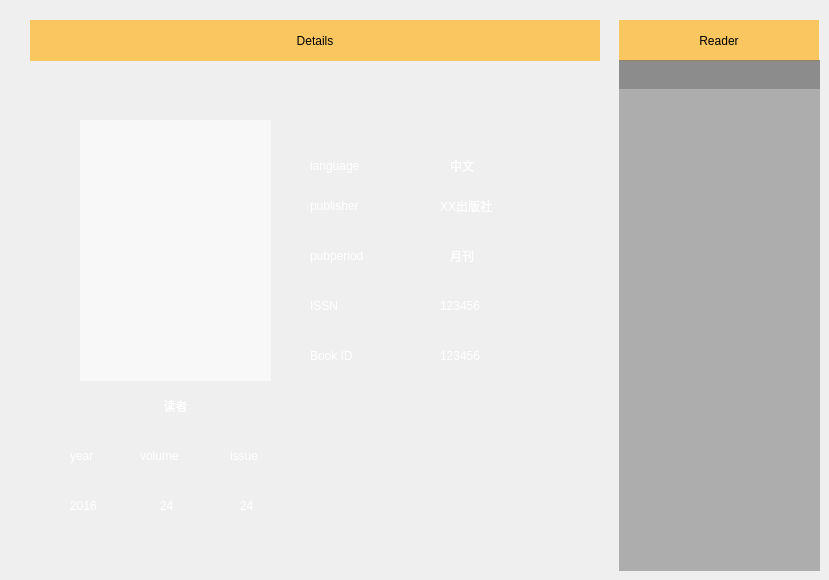
     <widget class="QWidget" name="reader_management">
      <attribute name="title">
       <string>1</string>
      </attribute>
      <widget class="QLabel" name="label_70">
       <property name="geometry">
        <rect>
         <x>450</x>
         <y>150</y>
         <width>111</width>
         <height>31</height>
        </rect>
       </property>
       <property name="styleSheet">
        <string notr="true">background-color: rgba(255, 255, 255, 0);
font: 14pt &quot;Century Gothic&quot;;
color: rgb(255, 255, 255);</string>
       </property>
       <property name="text">
        <string>中文</string>
       </property>
      </widget>
      <widget class="QLabel" name="label_69">
       <property name="geometry">
        <rect>
         <x>230</x>
         <y>440</y>
         <width>61</width>
         <height>31</height>
        </rect>
       </property>
       <property name="styleSheet">
        <string notr="true">background-color: rgba(255, 255, 255, 0);
font: 14pt &quot;Century Gothic&quot;;
color: rgb(255, 255, 255);</string>
       </property>
       <property name="text">
        <string>issue</string>
       </property>
      </widget>
      <widget class="QLabel" name="label_57">
       <property name="geometry">
        <rect>
         <x>30</x>
         <y>20</y>
         <width>570</width>
         <height>41</height>
        </rect>
       </property>
       <property name="styleSheet">
        <string notr="true">background-color: rgba(255, 170, 0,60%);
font: 14pt &quot;Century Gothic&quot;;</string>
       </property>
       <property name="text">
        <string>Details</string>
       </property>
       <property name="alignment">
        <set>Qt::AlignCenter</set>
       </property>
      </widget>
      <widget class="QLabel" name="label_68">
       <property name="geometry">
        <rect>
         <x>140</x>
         <y>440</y>
         <width>71</width>
         <height>31</height>
        </rect>
       </property>
       <property name="styleSheet">
        <string notr="true">background-color: rgba(255, 255, 255, 0);
font: 14pt &quot;Century Gothic&quot;;
color: rgb(255, 255, 255);</string>
       </property>
       <property name="text">
        <string>volume</string>
       </property>
      </widget>
      <widget class="QLabel" name="label_77">
       <property name="geometry">
        <rect>
         <x>70</x>
         <y>490</y>
         <width>61</width>
         <height>31</height>
        </rect>
       </property>
       <property name="styleSheet">
        <string notr="true">background-color: rgba(255, 255, 255, 0);
font: 14pt &quot;Century Gothic&quot;;
color: rgb(255, 255, 255);</string>
       </property>
       <property name="text">
        <string>2016</string>
       </property>
      </widget>
      <widget class="QLabel" name="label_76">
       <property name="geometry">
        <rect>
         <x>440</x>
         <y>340</y>
         <width>111</width>
         <height>31</height>
        </rect>
       </property>
       <property name="styleSheet">
        <string notr="true">background-color: rgba(255, 255, 255, 0);
font: 14pt &quot;Century Gothic&quot;;
color: rgb(255, 255, 255);</string>
       </property>
       <property name="text">
        <string>123456</string>
       </property>
      </widget>
      <widget class="QLabel" name="label_56">
       <property name="geometry">
        <rect>
         <x>619</x>
         <y>20</y>
         <width>200</width>
         <height>41</height>
        </rect>
       </property>
       <property name="styleSheet">
        <string notr="true">background-color: rgba(255, 170, 0,60%);
font: 14pt &quot;Century Gothic&quot;;</string>
       </property>
       <property name="text">
        <string>Reader</string>
       </property>
       <property name="alignment">
        <set>Qt::AlignCenter</set>
       </property>
      </widget>
      <widget class="QLabel" name="label_60">
       <property name="geometry">
        <rect>
         <x>310</x>
         <y>190</y>
         <width>91</width>
         <height>31</height>
        </rect>
       </property>
       <property name="styleSheet">
        <string notr="true">background-color: rgba(255, 255, 255, 0);
font: 14pt &quot;Century Gothic&quot;;
color: rgb(255, 255, 255);</string>
       </property>
       <property name="text">
        <string>publisher</string>
       </property>
      </widget>
      <widget class="QLabel" name="label_75">
       <property name="geometry">
        <rect>
         <x>440</x>
         <y>290</y>
         <width>111</width>
         <height>31</height>
        </rect>
       </property>
       <property name="styleSheet">
        <string notr="true">background-color: rgba(255, 255, 255, 0);
font: 14pt &quot;Century Gothic&quot;;
color: rgb(255, 255, 255);</string>
       </property>
       <property name="text">
        <string>123456</string>
       </property>
      </widget>
      <widget class="QLabel" name="label_58">
       <property name="geometry">
        <rect>
         <x>80</x>
         <y>120</y>
         <width>191</width>
         <height>261</height>
        </rect>
       </property>
       <property name="styleSheet">
        <string notr="true">background-color: rgba(255, 255, 255, 150);
border-image: url(:/images/nocover.png);</string>
       </property>
       <property name="text">
        <string/>
       </property>
       <property name="alignment">
        <set>Qt::AlignCenter</set>
       </property>
      </widget>
      <widget class="QLabel" name="label_79">
       <property name="geometry">
        <rect>
         <x>240</x>
         <y>490</y>
         <width>41</width>
         <height>31</height>
        </rect>
       </property>
       <property name="styleSheet">
        <string notr="true">background-color: rgba(255, 255, 255, 0);
font: 14pt &quot;Century Gothic&quot;;
color: rgb(255, 255, 255);</string>
       </property>
       <property name="text">
        <string>24</string>
       </property>
      </widget>
      <widget class="QLabel" name="label_71">
       <property name="geometry">
        <rect>
         <x>440</x>
         <y>190</y>
         <width>151</width>
         <height>31</height>
        </rect>
       </property>
       <property name="styleSheet">
        <string notr="true">background-color: rgba(255, 255, 255, 0);
font: 14pt &quot;Century Gothic&quot;;
color: rgb(255, 255, 255);</string>
       </property>
       <property name="text">
        <string>XX出版社</string>
       </property>
      </widget>
      <widget class="QLabel" name="label_67">
       <property name="geometry">
        <rect>
         <x>70</x>
         <y>440</y>
         <width>61</width>
         <height>31</height>
        </rect>
       </property>
       <property name="styleSheet">
        <string notr="true">background-color: rgba(255, 255, 255, 0);
font: 14pt &quot;Century Gothic&quot;;
color: rgb(255, 255, 255);</string>
       </property>
       <property name="text">
        <string>year</string>
       </property>
      </widget>
      <widget class="QLabel" name="label_59">
       <property name="geometry">
        <rect>
         <x>80</x>
         <y>390</y>
         <width>191</width>
         <height>31</height>
        </rect>
       </property>
       <property name="styleSheet">
        <string notr="true">background-color: rgba(255, 255, 255, 0);
font: 14pt &quot;Century Gothic&quot;;
color: rgb(255, 255, 255);</string>
       </property>
       <property name="text">
        <string>读者</string>
       </property>
       <property name="alignment">
        <set>Qt::AlignCenter</set>
       </property>
      </widget>
      <widget class="QLabel" name="label_78">
       <property name="geometry">
        <rect>
         <x>160</x>
         <y>490</y>
         <width>51</width>
         <height>31</height>
        </rect>
       </property>
       <property name="styleSheet">
        <string notr="true">background-color: rgba(255, 255, 255, 0);
font: 14pt &quot;Century Gothic&quot;;
color: rgb(255, 255, 255);</string>
       </property>
       <property name="text">
        <string>24</string>
       </property>
      </widget>
      <widget class="QLabel" name="label_73">
       <property name="geometry">
        <rect>
         <x>450</x>
         <y>240</y>
         <width>111</width>
         <height>31</height>
        </rect>
       </property>
       <property name="styleSheet">
        <string notr="true">background-color: rgba(255, 255, 255, 0);
font: 14pt &quot;Century Gothic&quot;;
color: rgb(255, 255, 255);</string>
       </property>
       <property name="text">
        <string>月刊</string>
       </property>
      </widget>
      <widget class="QLabel" name="label_66">
       <property name="geometry">
        <rect>
         <x>310</x>
         <y>340</y>
         <width>81</width>
         <height>31</height>
        </rect>
       </property>
       <property name="styleSheet">
        <string notr="true">background-color: rgba(255, 255, 255, 0);
font: 14pt &quot;Century Gothic&quot;;
color: rgb(255, 255, 255);</string>
       </property>
       <property name="text">
        <string>Book ID</string>
       </property>
      </widget>
      <widget class="QLabel" name="label_65">
       <property name="geometry">
        <rect>
         <x>310</x>
         <y>290</y>
         <width>61</width>
         <height>31</height>
        </rect>
       </property>
       <property name="styleSheet">
        <string notr="true">background-color: rgba(255, 255, 255, 0);
font: 14pt &quot;Century Gothic&quot;;
color: rgb(255, 255, 255);</string>
       </property>
       <property name="text">
        <string>ISSN</string>
       </property>
      </widget>
      <widget class="QLabel" name="label_63">
       <property name="geometry">
        <rect>
         <x>310</x>
         <y>240</y>
         <width>111</width>
         <height>31</height>
        </rect>
       </property>
       <property name="styleSheet">
        <string notr="true">background-color: rgba(255, 255, 255, 0);
font: 14pt &quot;Century Gothic&quot;;
color: rgb(255, 255, 255);</string>
       </property>
       <property name="text">
        <string>pubperiod</string>
       </property>
      </widget>
      <widget class="QLabel" name="borroe_detail_view">
       <property name="geometry">
        <rect>
         <x>30</x>
         <y>59</y>
         <width>570</width>
         <height>511</height>
        </rect>
       </property>
       <property name="styleSheet">
        <string notr="true">background-color: rgba(255, 255, 255, 0);
border-image: url(:/small_unit/black Header40.png);</string>
       </property>
       <property name="text">
        <string/>
       </property>
      </widget>
      <widget class="QLabel" name="label_61">
       <property name="geometry">
        <rect>
         <x>310</x>
         <y>150</y>
         <width>111</width>
         <height>31</height>
        </rect>
       </property>
       <property name="styleSheet">
        <string notr="true">background-color: rgba(255, 255, 255, 0);
font: 14pt &quot;Century Gothic&quot;;
color: rgb(255, 255, 255);</string>
       </property>
       <property name="text">
        <string>language</string>
       </property>
      </widget>
      <widget class="QTableView" name="reader_view">
       <property name="geometry">
        <rect>
         <x>619</x>
         <y>60</y>
         <width>201</width>
         <height>511</height>
        </rect>
       </property>
       <property name="styleSheet">
        <string notr="true">QTableView {
    color: white;
	gridline-color: white;
    background-color: rgba(108, 108, 108, 128);
	alternate-background-color: rgb(64, 64, 64);
    selection-color: white;
    selection-background-color:rgba(255, 255, 255, 128);
    border: 0px;
    border-radius: 0px;
}
QTableView::selection:hover
{	
	background-color: rgba(255, 255, 255, 128);
}
QHeaderView
{
	color: white;
	/*ont: bold 10pt;*/
	background-color: rgba(108, 108, 108, 128);
	border: 0px solid rgb(144, 144, 144);
	border:0px solid rgb(191,191,191);
	border-left-color: rgba(255, 255, 255, 0);
	border-top-color: rgba(255, 255, 255, 0);
	border-radius:0px;
	min-height:29px;
}
QHeaderView::section
{
	color: white;
	/*ont: bold 10pt;*/
	background-color: rgba(108, 108, 108, 128);
	border:0px solid rgb(191,191,191);
	border-radius:0px;
	min-height:29px;
}
QScrollBar:vertical
{
    width:3px;
    background:rgb(158, 158, 158);
    margin:0px,0px,0px,0px;
    padding-top:0px; 
    padding-bottom:0px;
}
QScrollBar::handle:vertical
{
    width:3px;
    background:rgb(144, 144, 144);
    border-radius:2px;  
    min-height:20;
}
QScrollBar::handle:vertical:hover
{
    width:5px;
    background:rgba(0,0,0,50%); 
    border-radius:2px;
    min-height:20;
}
QScrollBar::add-line:vertical   
{
    height:0px;width:0px;
    subcontrol-position:bottom;
}
QScrollBar::sub-line:vertical   
{
    height:0px;width:0px;
    subcontrol-position:top;
}
QScrollBar:horizontal
{
    height:3px;
    background:rgb(158, 158, 158);
    margin:0px,0px,0px,0px;
    padding-left:0px; 
    padding-right:0px;
}
QScrollBar::handle:horizontal
{
    height:3px;
    background:rgb(144, 144, 144);
    border-radius:2px;  
}
QScrollBar::handle:horizontal:hover
{
    height:5px;
    background:rgba(0,0,0,50%); 
    border-radius:2px;
}
QScrollBar::add-line:horizontal   
{
    height:0px;width:0px;
    subcontrol-position:right;
}
QScrollBar::sub-line:horizontal   
{
    height:0px;width:0px;
    subcontrol-position:left;
}
</string>
       </property>
       <property name="editTriggers">
        <set>QAbstractItemView::NoEditTriggers</set>
       </property>
      </widget>
      <zorder>borroe_detail_view</zorder>
      <zorder>label_70</zorder>
      <zorder>label_69</zorder>
      <zorder>label_57</zorder>
      <zorder>label_68</zorder>
      <zorder>label_77</zorder>
      <zorder>label_76</zorder>
      <zorder>label_56</zorder>
      <zorder>label_60</zorder>
      <zorder>label_75</zorder>
      <zorder>label_58</zorder>
      <zorder>label_79</zorder>
      <zorder>label_71</zorder>
      <zorder>label_67</zorder>
      <zorder>label_59</zorder>
      <zorder>label_78</zorder>
      <zorder>label_73</zorder>
      <zorder>label_66</zorder>
      <zorder>label_65</zorder>
      <zorder>label_63</zorder>
      <zorder>label_61</zorder>
      <zorder>reader_view</zorder>
     </widget>
